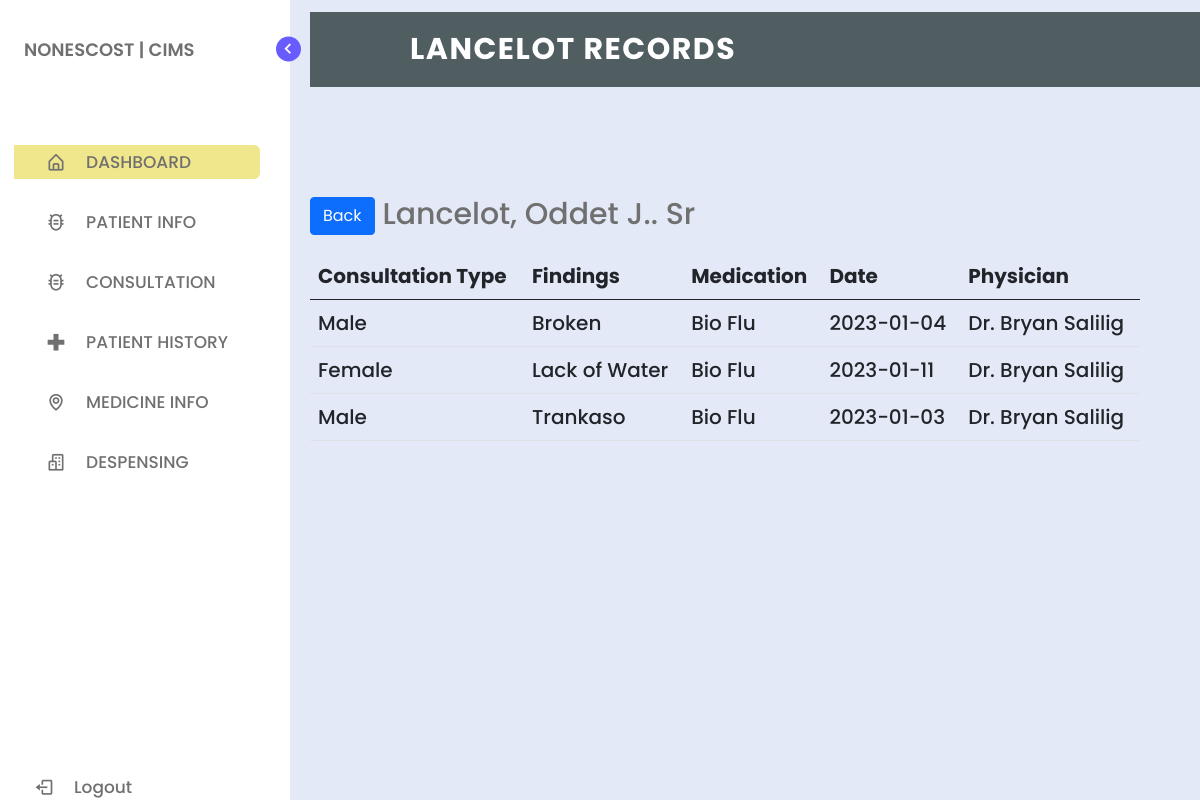
Page /view_history.php?id=13 on the committed database.
### tables this page shows
CREATE TABLE `medical_records` (
  `id` int(11) NOT NULL,
  `med_id` varchar(11) NOT NULL,
  `f_name` varchar(255) NOT NULL,
  `m_name` varchar(255) NOT NULL,
  `l_name` varchar(255) NOT NULL,
  `suffix` varchar(255) NOT NULL,
  `consult_type` varchar(255) NOT NULL,
  `blood_pressure` varchar(255) NOT NULL,
  `findings` varchar(255) NOT NULL,
  `medication` varchar(255) NOT NULL,
  `consult_date` varchar(255) NOT NULL,
  `remarks` varchar(255) NOT NULL,
  `phy` varchar(255) NOT NULL,
  `access` varchar(255) NOT NULL
);

CREATE TABLE `tbl_mul_medical` (
  `id` int(11) NOT NULL,
  `mul_id` int(11) NOT NULL,
  `f_name` varchar(255) NOT NULL,
  `m_name` varchar(255) NOT NULL,
  `l_name` varchar(255) NOT NULL,
  `suffix` varchar(255) NOT NULL,
  `consult_type` varchar(255) NOT NULL,
  `blood_pressure` varchar(255) NOT NULL,
  `findings` varchar(255) NOT NULL,
  `medication` varchar(255) NOT NULL,
  `consult_date` varchar(255) NOT NULL,
  `remarks` varchar(255) NOT NULL,
  `phy` varchar(255) NOT NULL,
  `access` varchar(255) NOT NULL
);

### clinicclass.php (called while the page is built, shortened)
<?php
class Clinic
{
    private $server = "mysql:host=localhost;dbname=db_clinic";
    private $user = "root";
    private $pass = "";
    private $options = array(PDO::ATTR_ERRMODE => PDO::ERRMODE_EXCEPTION, PDO::ATTR_DEFAULT_FETCH_MODE => PDO::FETCH_ASSOC);
    public function openConnection()
    {
        try {
            $this->con = new PDO($this->server, $this->user, $this->pass, $this->options);
            return $this->con;
        } catch (PDOException $e) {
            echo "There is an error in the connection" . $e->getMessage();
        }
    }
    public function select_single_record($id){
        $connection = $this->openConnection();
        $stmt = $connection->prepare("SELECT * FROM medical_records WHERE med_id = ?");
        $stmt->execute([$id]);
        $record = $stmt->fetch();
        $total = $stmt->rowCount();
        if($total > 0) {
            return $record;
        } else {
            return FALSE;
        }
    }
    public function select_all_mul_rec($id) {
        $connection = $this->openConnection();
        $stmt = $connection->prepare("SELECT * FROM tbl_mul_medical WHERE mul_id = ?");
        $stmt->execute([$id]);
        $patient = $stmt->fetchall();
        $total = $stmt->rowCount();
        if($total > 0) {
            return $patient;
        } else {
            return FALSE;
        }
    }
}
?>

### view_history.php (the view, shortened to what this page needs)
<?php
require_once('clinicclass.php');
$id = $_GET['id'];
$clinic->add_student();
$clinic->update_student();
$clinic->delete_student();
$record = $clinic->select_single_record($id);
$all_recs = $clinic->select_all_mul_rec($id);
?>
<!DOCTYPE html>
<html lang="en">
<head>
    <link href="https://cdn.jsdelivr.net/npm/bootstrap@5.0.2/dist/css/bootstrap.min.css" rel="stylesheet">
    <link href="https://cdn.jsdelivr.net/npm/bootstrap@5.0.2/dist/css/bootstrap.min.css" rel="stylesheet">
    <link href="https://cdn.jsdelivr.net/npm/bootstrap@5.0.2/dist/css/bootstrap.min.css" rel="stylesheet">
    <link href="https://cdn.jsdelivr.net/npm/bootstrap@5.0.2/dist/css/bootstrap.min.css" rel="stylesheet">
    <link rel="stylesheet" href="style.css">
    <link href='https://unpkg.com/boxicons@2.1.1/css/boxicons.min.css' rel='stylesheet'>
</head>
<body>
    <nav class="sidebar">
        <header>
            <div class="image-text">
                <div class="text logo-text">
                    <span style="margin-left: -50px;" class="name">NONESCOST | CIMS</span>
                </div>
            </div>
            <i class='bx bx-chevron-right toggle'></i>
        </header>
        <div class="menu-bar">
            <div class="menu">
                <ul class="menu-links">
                    <li class="nav-link">
                        <a href="index.php" id="lop">
                            <i class='bx bx-home-alt icon'></i>
                            <span class="text nav-text">DASHBOARD</span>
                        </a>
                    </li>
                    <li class="nav-link">
                    <div class="dropdown" style="height: 30px;">
                        <a href="list_of_prk.php">
                            <i class='bx bx-bug-alt icon'></i>
                            <span class="text">PATIENT INFO</span>
                            </div>
                    </li>
                    <li class="nav-link">
                    <div class="dropdown" style="height: 30px;">
                        <a href="list_of_prk.php">
                            <i class='bx bx-bug-alt icon'></i>
                            <span class="text">CONSULTATION</span>
                            </div>
                    </li>
                    <li class="nav-link">
                        <a href="patient_history.php">
                            <i class='bx bx-plus-medical icon plus-medical'></i>
                            <span class="text nav-text">PATIENT HISTORY</span>
                        </a>
                    </li>
                    <li class="nav-link">
                        <a href="medicine.php">
                            <i class='bx bx-map icon map'></i>
                            <span class="text nav-text">MEDICINE INFO</span>
                        </a>
                    </li>
                    <li class="nav-link">
                        <a href="despensing.php">
                            <i class='bx bx-buildings icon buildings'></i>
                            <span class="text nav-text">DESPENSING</span>
                        </a>
                    </li>
                </ul>
            </div>
            <div class="bottom-content">
                <li class="">
                    <a href="logout.php">
                        <i class='bx bx-log-out icon'></i>
                        <span class="text nav-text">Logout</span>
                    </a>
                </li>
            </div>
        </div>
    </nav>
    <section class="home">
        <div class="text">
            <nav>
                <div class="logo">
                    <p><?= $record['f_name']?> RECORDS</p>
                </div>
            </nav><br><br><br><br>
            <button class="btn btn-primary"><a href="patient_history.php" style="color: white;text-decoration:none">Back</a></button>
            </button><?= $record['f_name']?>, <?= $record['l_name']?> <?= $record['m_name']?>. <?= $record['suffix']?>
            <div class="mt-3">
            <div class="scroll-bg-a">
                <div class="scroll-div-a" style="background-color:transparent">
                    <div class="scroll-object-a">
                    <table class="table" style="font-size: 20px;">
                        <thead>
                            <tr>
                                <th>Consultation Type</th>
                                <th>Findings</th>
                                <th>Medication</th>
                                <th>Date</th>
                                <th>Physician</th>
                            </tr>
                        </thead>
                        <tbody>
                        <?php if($all_recs > 0){?>
                            <tr>
                            <?php foreach($all_recs as $all_rec){?>
                                <td><?= $all_rec['consult_type']?></td>
                                <td><?= $all_rec['findings']?></td>
                                <td><?= $all_rec['medication']?></td>
                                <td><?= $all_rec['consult_date']?></td>
                                <td><?= $all_rec['phy']?></td>
                           </tr>
                           <?php } }?>
                        </tbody>
                    </table>
                    </div>
                </div>
            </div>
        </div>
    </section>
</body>
</html>

### style.css (style rules this page uses)
* { margin: 0; padding: 0; box-sizing: border-box; font-family: 'Poppins', sans-serif; }
:root { --body-color: #E4E9F7; --sidebar-color: #FFF; --primary-color: #695CFE; --primary-color-light: #F6F5FF; --toggle-color: #DDD; --text-color: #707070; --tran-03: all 0.2s ease; --tran-03: all 0.3s ease; --tran-04: all 0.3s ease; }
body { min-height: 100vh; background-color: var(--body-color); transition: var(--tran-05); }
.sidebar { position: fixed; top: 0; left: 0; height: 100%; width: 290px; padding: 10px 14px; background: var(--sidebar-color); transition: var(--tran-05); z-index: 100; }
.sidebar li { height: 50px; list-style: none; display: flex; align-items: center; margin-top: 10px; }
.sidebar header .image, .sidebar .icon { min-width: 60px; border-radius: 6px; }
.sidebar .icon { min-width: 60px; border-radius: 6px; height: 100%; display: flex; align-items: center; justify-content: center; font-size: 20px; }
.sidebar .text, .sidebar .icon { color: var(--text-color); transition: var(--tran-03); }
.sidebar .text { font-size: 17px; font-weight: 500; white-space: nowrap; opacity: 1; }
.sidebar header { position: relative; }
.sidebar header .image-text { display: flex; align-items: center; }
.sidebar header .logo-text { display: flex; flex-direction: column; }
header .image-text .name { margin-top: 2px; font-size: 18px; font-weight: 600; }
.sidebar header .toggle { position: absolute; top: 50%; right: -25px; transform: translateY(-50%) rotate(180deg); height: 25px; width: 25px; background-color: var(--primary-color); color: var(--sidebar-color); border-radius: 50%; display: flex; align-items: center; justify-content: center; font-size: 22px; cursor: pointer; transition: var(--tran-05); }
.sidebar .menu { margin-top: 40px; }
.sidebar li a { list-style: none; height: 100%; background-color: transparent; display: flex; align-items: center; height: 100%; width: 100%; border-radius: 6px; text-decoration: none; transition: var(--tran-03); }
.sidebar .menu-bar { height: calc(100% - 55px); display: flex; flex-direction: column; justify-content: space-between; overflow-y: scroll; }
.home { position: absolute; top: 0; top: 0; left: 250px; height: 100vh; width: calc(100% - 250px); background-color: var(--body-color); transition: var(--tran-05); }
.home .text { font-size: 30px; font-weight: 500; color: var(--text-color); padding: 12px 60px; }

### view_history.php (style rules this page uses)
nav { width: 83%; height: 75px; background-color: #505d61; line-height: 75px; padding: 0px 100px; position: fixed; z-index: 1; }
nav .logo { font-size: 30px; font-weight: bold; letter-spacing: 1.5px; }
nav .logo p { float: left; color: #fff; text-transform: uppercase; }
nav ul { float: right; }
nav ul li { display: inline-block; list-style: none; }
nav ul li a { color: #fff; text-decoration: none; font-size: 18px; text-transform: uppercase; padding: 0px 32px; }
#lop { background-color: #F0E68C; }
.scroll-bg-a { width: 100%; }
.scroll-div-a { width: 100%; background: white; height: 400px; overflow: hidden; overflow-y: scroll; }
.scroll-object-a { color: black; }
.dropdown { position: relative; display: inline-block; }

### rows in the picture
medical_records: f_name "LANCELOT", f_name "Lancelot", l_name "Oddet", m_name "J.", suffix "Sr"
tbl_mul_medical: consult_type "Male", findings "Broken", medication "Bio Flu", consult_date "2023-01-04", phy "Dr. Bryan Salilig"
tbl_mul_medical: consult_type "Female", findings "Lack of Water", medication "Bio Flu", consult_date "2023-01-11", phy "Dr. Bryan Salilig"
tbl_mul_medical: consult_type "Male", findings "Trankaso", medication "Bio Flu", consult_date "2023-01-03", phy "Dr. Bryan Salilig"
